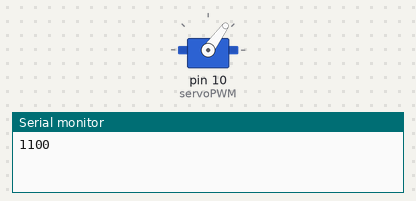
Bench run of a sketch on a simulated Arduino Uno, built with avr-gcc and run on an emulated ATmega328P. On the bench: servo, the last lines printed to the serial monitor.

Above: at 0.05 s.
At 8.75 s:
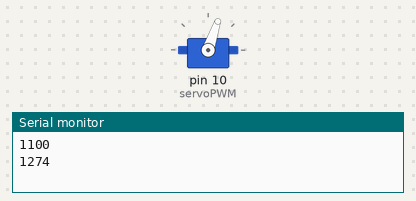
At 17.45 s:
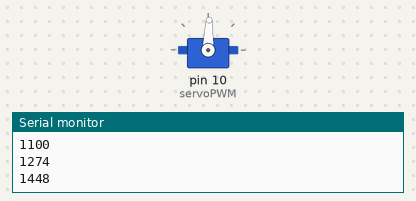
At 35.0 s:
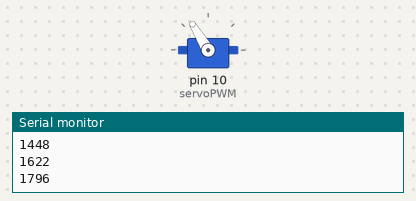
Timing chart, 0 to 45.5 s (numbered marks = the images above):
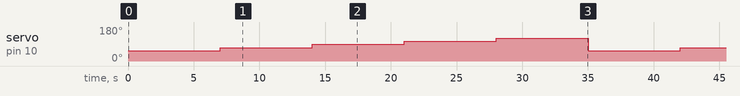

Measured:
- by itself, servo on pin 10 (servoPWM): repeats every 35.0 s: 88° 7.0 s, 105° 7.0 s, 121° 7.0 s, 54° 7.0 s, 71° 7.0 s

The sketch:

One_Rotation_At_A_Time.ino
```cpp
#include <Servo.h>
int servoPWM = 10;
Servo Servo1;

void setup() {
  // put your setup code here, to run once:
  Servo1.attach(servoPWM);
  Serial.begin(115200);

}

void loop() {
   int val = 1100;
   Servo1.writeMicroseconds(val);
   Serial.println(val);
   delay(7000);

   val = val + 174;
   Servo1.writeMicroseconds(val);
   Serial.println(val);
   delay(7000);

   val = val + 174;
   Servo1.writeMicroseconds(val);
   Serial.println(val);
   delay(7000);

   val = val + 174;
   Servo1.writeMicroseconds(val);
   Serial.println(val);
   delay(7000);

   val = val + 174;
   Servo1.writeMicroseconds(val);
   Serial.println(val);
   delay(7000);

}
```
